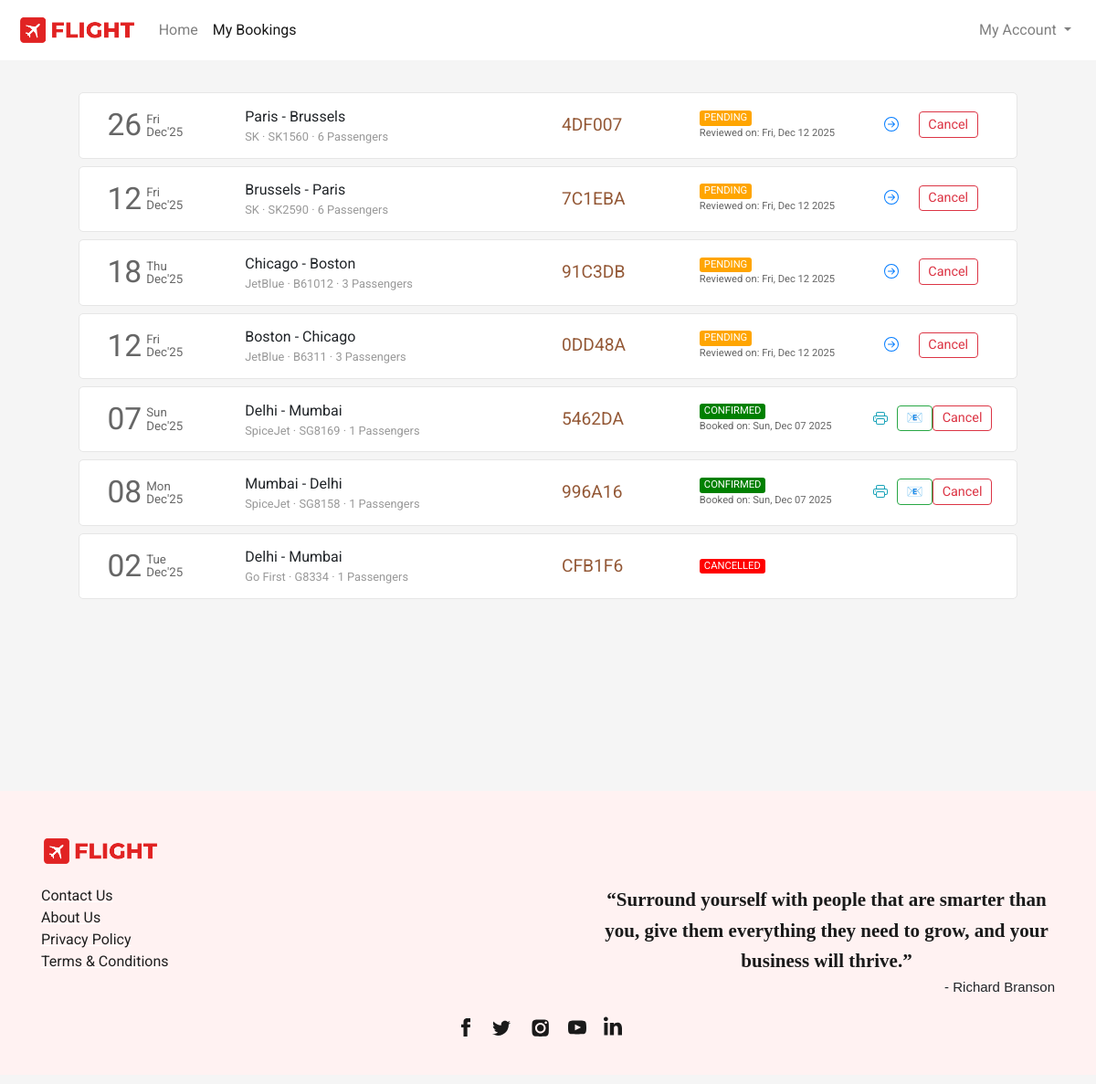
The app's page /flight/bookings (signed in) with its own data.
### flight/models.py (models this page shows, shortened)
class Ticket(models.Model):
    selected_seats = models.ManyToManyField(Seat, related_name='tickets', blank=True)
    user = models.ForeignKey(User,on_delete=models.CASCADE,related_name="bookings", blank=True, null=True)
    ref_no = models.CharField(max_length=6, unique=True)
    passengers = models.ManyToManyField(Passenger, related_name="flight_tickets")
    flight = models.ForeignKey(Flight, on_delete=models.CASCADE, related_name="tickets", blank=True, null=True)
    flight_ddate = models.DateField(blank=True, null=True)
    flight_adate = models.DateField(blank=True, null=True)
    flight_fare = models.FloatField(blank=True,null=True)
    other_charges = models.FloatField(blank=True,null=True)
    coupon_used = models.CharField(max_length=15,blank=True)
    coupon_discount = models.FloatField(default=0.0)
    total_fare = models.FloatField(blank=True, null=True)
    seat_class = models.CharField(max_length=20, choices=SEAT_CLASS)
    booking_date = models.DateTimeField(default=datetime.now)
    mobile = models.CharField(max_length=20,blank=True)
    email = models.EmailField(max_length=45, blank=True)
    status = models.CharField(max_length=45, choices=TICKET_STATUS)

class Flight(models.Model):
    origin = models.ForeignKey(Place, on_delete=models.CASCADE, related_name="departures")
    destination = models.ForeignKey(Place, on_delete=models.CASCADE, related_name="arrivals")
    depart_time = models.TimeField(auto_now=False, auto_now_add=False)
    depart_day = models.ManyToManyField(Week, related_name="flights_of_the_day")
    duration = models.DurationField(null=True)
    arrival_time = models.TimeField(auto_now=False, auto_now_add=False)
    plane = models.CharField(max_length=24)
    airline = models.CharField(max_length=64)
    economy_fare = models.FloatField(null=True)
    business_fare = models.FloatField(null=True)
    first_fare = models.FloatField(null=True)

class Place(models.Model):
    city = models.CharField(max_length=64)
    airport = models.CharField(max_length=64)
    code = models.CharField(max_length=3)
    country = models.CharField(max_length=64)

### flight/views.py (the view)
# urls.py: path('flight/bookings', views.bookings, name="bookings"),
def bookings(request):
    if request.user.is_authenticated:
        tickets = Ticket.objects.filter(user=request.user).order_by('-booking_date')
        return render(request, 'flight/bookings.html', {
            'page': 'bookings',
            'tickets': tickets
        })
    else:
        return HttpResponseRedirect(reverse('login'))

### flight/templates/flight/bookings.html (shortened to what this page needs)
{% extends 'flight/layout.html' %}
{% load static %}
{% block head %}
    <link rel="stylesheet" href="{% static 'css/bookings_style.css' %}">
{% endblock head %}
{% block body %}
    <section class="section section1">
        <div class="container">
            {% if tickets %}
                {% for ticket in tickets %}
                    <div class="row each-booking-div" id="{{ticket.ref_no}}">
                        <div class="col-2" style="display: flex;">
                            <div style="display: flex; color: #666666; margin-top: auto;">
                                <div>
                                    <span style="font-size: 2.1em;">{{ticket.flight_ddate | date:"d"}}</span>
                                </div>
                                <div style="font-size: smaller; display: flex; margin: auto 0; padding-left: 5px; line-height: 1em;">
                                    <div style="margin: auto;">
                                        <div style="margin-bottom: 1px;">{{ticket.flight_ddate | date:"D"}}</div>
                                        <div style="margin-top: 1px;">{{ticket.flight_ddate | date:"M'y"}}</div>
                                    </div>
                                </div>
                            </div>
                        </div>
                        <div class="col-4 middle-div">
                            <div style="width:100%">
                                <div class="row places-div" style=" display: flex;">
                                    <div style="max-width: 45%;">{{ticket.flight.origin.city}}</div>
                                    <div>&nbsp;-&nbsp;</div>
                                    <div style="max-width: 45%;">{{ticket.flight.destination.city}}</div>
                                </div>
                                <div class="row places-div" style="font-size: .8em; color: #999999; ">
                                    <div style="max-width: 100%;">{{ticket.flight.airline}} &middot; {{ticket.flight.plane}} &middot; {{ticket.passengers.count}} Passengers</div>
                                </div>
                            </div>
                        </div>
                        <div class="col-2 middle-div">
                            <div style="font-size: 1.2em; color: #945937;">{{ticket.ref_no}}</div>
                        </div>
                        <div class="col-2 middle-div">
                            <div>
                                <div class="row status-div">
                                    {% if ticket.status == 'CONFIRMED' %}
                                        <div class="green">{{ticket.status}}</div>
                                    {% endif %}
                                    {% if ticket.status == 'PENDING' %}
                                        <div class="orange">{{ticket.status}}</div>
                                    {% endif %}
                                    {% if ticket.status == 'CANCELLED' %}
                                        <div class="red">{{ticket.status}}</div>
                                    {% endif %}
                                </div>
                                <div class="row booking-date-div" style="font-size: .7em; color: #666;">
                                    {% if ticket.status == 'CONFIRMED' %}
                                        Booked on: {{ticket.booking_date | date:"D, M d Y"}}
                                    {% endif %}
                                    {% if ticket.status == 'PENDING' %}
                                        Reviewed on: {{ticket.booking_date | date:"D, M d Y"}}
                                    {% endif %}
                                </div>
                            </div>
                        </div>
                        <div class="col-2 last-div">
                            <div>
                                <div class="ticket-action-div">
                                    {% if ticket.status == 'CONFIRMED' %}
                                        <form action="{% url 'getticket' %}" method="get" target="_blank" style="display: inline;">
                                            <button type="submit" class="btn btn-outline-info btnp pbtn" title="View Ticket">
                                            </button>
                                        </form>
                                        <button type="button" class="btn btn-outline-success btnp ebtn" data-ref="{{ticket.ref_no}}" onclick="resendEmail(this)" title="Resend Email">
                                            📧
                                        </button>
                                        <button class="btn btn-outline-danger btnp cbtn"  data-ref="{{ticket.ref_no}}" onclick="popup(this)">Cancel</button>
                                    {% endif %}
                                    {% if ticket.status == 'PENDING' %}
                                        <form action="{% url 'resumebooking' %}" method="POST">
                                            <button type="submit" class="btn btn-outline-primary btnp rbtn">
                                            </button>
                                        </form>
                                        <button type="button" class="btn btn-outline-danger btnp cbtn" data-ref="{{ticket.ref_no}}" onclick="popup(this)">Cancel</button>
                                    {% endif %}
                                </div>
                            </div>
                        </div>
                    </div>
                {% endfor %}
            {% endif %}
        </div>
    </section>
{% endblock %}

### flight/static/css/layout_style.css (style rules this page uses)
body { margin: 0px; padding: 0px; font-family: "Rubik", sans-serif; font-weight: normal; font-style: normal; min-width: 250px; }
.section { background-size: cover; background-position: center; background-repeat: no-repeat; padding: 30px 50px; min-height: 100vh; }

### flight/static/css/bookings_style.css (style rules this page uses)
* { font-family: 'Roboto', sans-serif; }
body { background-color: #f5f5f5; word-wrap: break-word; }
.container { cursor: pointer; }
.each-booking-div { width: 96%; margin: 5px auto 8px auto; transition-duration: .4s; padding: 10px 15px; background-color: #fff; border: 1px solid #e6e6e6; border-radius: 5px; }
.btnp { padding: .15rem .6rem; font-size: .9em; margin-top: 3px; margin-bottom: 5px; }
.each-booking-div > div { display: flex; overflow: auto; }
.each-booking-div > div > div { margin-top: auto; margin-bottom: auto; width: 100%; }
.green, .red, .orange { border-radius: 3px; color: white; padding-left: 5px; padding-right: 5px; font-size: .7em; }
.green { background-color: green; }
.red { background-color: red; }
.orange { background-color: orange; }
.ticket-action-div { display: flex; justify-content: space-evenly; }
.pbtn, .rbtn { border: 0; }

### records on screen
Ticket: flight_ddate "26", flight_ddate "Fri", flight_ddate "Dec'25", flight.origin.city "Paris", flight.destination.city "Brussels", flight.airline "SK", flight.plane "SK1560", passengers.count "6", ref_no "4DF007", status "PENDING", booking_date "Fri, Dec 12 2025"
Ticket: flight_ddate "12", flight_ddate "Fri", flight_ddate "Dec'25", flight.origin.city "Brussels", flight.destination.city "Paris", flight.airline "SK", flight.plane "SK2590", passengers.count "6", ref_no "7C1EBA", status "PENDING", booking_date "Fri, Dec 12 2025"
Ticket: flight_ddate "18", flight_ddate "Thu", flight_ddate "Dec'25", flight.origin.city "Chicago", flight.destination.city "Boston", flight.airline "JetBlue", flight.plane "B61012", passengers.count "3", ref_no "91C3DB", status "PENDING", booking_date "Fri, Dec 12 2025"
Ticket: flight_ddate "12", flight_ddate "Fri", flight_ddate "Dec'25", flight.origin.city "Boston", flight.destination.city "Chicago", flight.airline "JetBlue", flight.plane "B6311", passengers.count "3", ref_no "0DD48A", status "PENDING", booking_date "Fri, Dec 12 2025"
Ticket: flight_ddate "07", flight_ddate "Sun", flight_ddate "Dec'25", flight.origin.city "Delhi", flight.destination.city "Mumbai", flight.airline "SpiceJet", flight.plane "SG8169", passengers.count "1", ref_no "5462DA", status "CONFIRMED", booking_date "Sun, Dec 07 2025"
Ticket: flight_ddate "08", flight_ddate "Mon", flight_ddate "Dec'25", flight.origin.city "Mumbai", flight.destination.city "Delhi", flight.airline "SpiceJet", flight.plane "SG8158", passengers.count "1", ref_no "996A16", status "CONFIRMED", booking_date "Sun, Dec 07 2025"
Ticket: flight_ddate "02", flight_ddate "Tue", flight_ddate "Dec'25", flight.origin.city "Delhi", flight.destination.city "Mumbai", flight.airline "Go First", flight.plane "G8334", passengers.count "1", ref_no "CFB1F6", status "CANCELLED"
